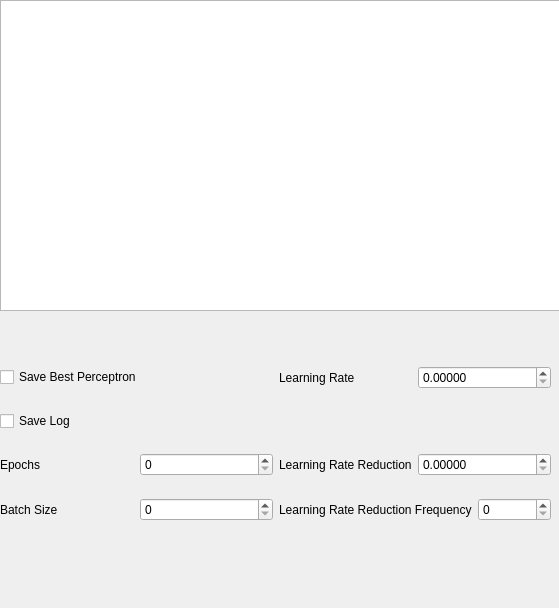
<?xml version="1.0" encoding="UTF-8"?>
<ui version="4.0">
 <class>TrainingSchedule</class>
 <widget class="QWidget" name="TrainingSchedule">
  <property name="geometry">
   <rect>
    <x>0</x>
    <y>0</y>
    <width>559</width>
    <height>608</height>
   </rect>
  </property>
  <property name="windowTitle">
   <string>Form</string>
  </property>
  <widget class="QWidget" name="layoutWidget">
   <property name="geometry">
    <rect>
     <x>0</x>
     <y>350</y>
     <width>551</width>
     <height>191</height>
    </rect>
   </property>
   <layout class="QGridLayout" name="gridLayout">
    <item row="2" column="0">
     <layout class="QHBoxLayout" name="horizontalLayout_4">
      <item>
       <widget class="QLabel" name="label_4">
        <property name="text">
         <string>Epochs</string>
        </property>
       </widget>
      </item>
      <item>
       <widget class="QSpinBox" name="Epochs"/>
      </item>
     </layout>
    </item>
    <item row="0" column="1">
     <layout class="QHBoxLayout" name="horizontalLayout">
      <item>
       <widget class="QLabel" name="label">
        <property name="text">
         <string>Learning Rate</string>
        </property>
       </widget>
      </item>
      <item>
       <widget class="QDoubleSpinBox" name="LearningRate">
        <property name="decimals">
         <number>5</number>
        </property>
       </widget>
      </item>
     </layout>
    </item>
    <item row="3" column="0">
     <layout class="QHBoxLayout" name="horizontalLayout_5">
      <item>
       <widget class="QLabel" name="label_5">
        <property name="text">
         <string>Batch Size</string>
        </property>
       </widget>
      </item>
      <item>
       <widget class="QSpinBox" name="BatchSize">
        <property name="maximum">
         <number>999999999</number>
        </property>
       </widget>
      </item>
     </layout>
    </item>
    <item row="2" column="1">
     <layout class="QHBoxLayout" name="horizontalLayout_2">
      <item>
       <widget class="QLabel" name="label_2">
        <property name="text">
         <string>Learning Rate Reduction</string>
        </property>
       </widget>
      </item>
      <item>
       <widget class="QDoubleSpinBox" name="LearningRateReduction">
        <property name="decimals">
         <number>5</number>
        </property>
       </widget>
      </item>
     </layout>
    </item>
    <item row="3" column="1">
     <layout class="QHBoxLayout" name="horizontalLayout_3">
      <item>
       <widget class="QLabel" name="label_3">
        <property name="text">
         <string>Learning Rate Reduction Frequency</string>
        </property>
       </widget>
      </item>
      <item>
       <widget class="QSpinBox" name="LearningRateFrequency"/>
      </item>
     </layout>
    </item>
    <item row="0" column="0">
     <widget class="QCheckBox" name="SaveBest">
      <property name="text">
       <string>Save Best Perceptron</string>
      </property>
     </widget>
    </item>
    <item row="1" column="0">
     <widget class="QCheckBox" name="SaveLog">
      <property name="text">
       <string>Save Log</string>
      </property>
     </widget>
    </item>
   </layout>
  </widget>
  <widget class="QListWidget" name="AbobaView">
   <property name="geometry">
    <rect>
     <x>0</x>
     <y>0</y>
     <width>561</width>
     <height>311</height>
    </rect>
   </property>
  </widget>
  <widget class="QLabel" name="ErrorWindow">
   <property name="geometry">
    <rect>
     <x>0</x>
     <y>550</y>
     <width>561</width>
     <height>41</height>
    </rect>
   </property>
   <property name="font">
    <font>
     <pointsize>16</pointsize>
    </font>
   </property>
   <property name="text">
    <string/>
   </property>
  </widget>
 </widget>
 <resources/>
 <connections/>
</ui>
